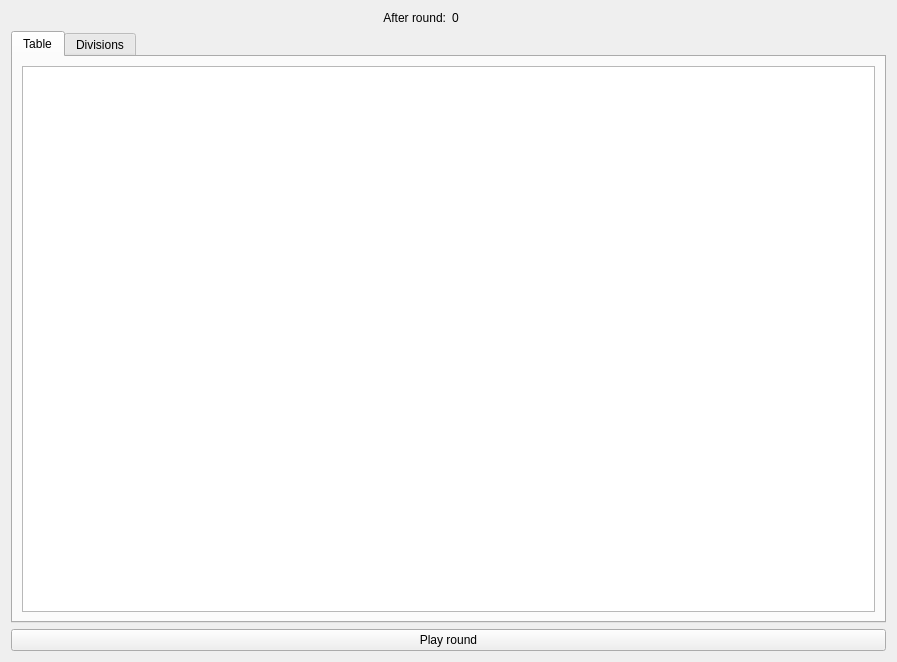
<?xml version="1.0" encoding="UTF-8"?>
<ui version="4.0">
 <class>TwoConferenceFourDivisionLeague</class>
 <widget class="QWidget" name="TwoConferenceFourDivisionLeague">
  <property name="geometry">
   <rect>
    <x>0</x>
    <y>0</y>
    <width>897</width>
    <height>554</height>
   </rect>
  </property>
  <property name="windowTitle">
   <string>2 Conference-4 Division League</string>
  </property>
  <layout class="QGridLayout" name="gridLayout">
   <item row="0" column="0">
    <widget class="QLabel" name="label">
     <property name="text">
      <string>After round:</string>
     </property>
     <property name="alignment">
      <set>Qt::AlignRight|Qt::AlignTrailing|Qt::AlignVCenter</set>
     </property>
    </widget>
   </item>
   <item row="0" column="1">
    <widget class="QLabel" name="roundLabel">
     <property name="text">
      <string>0</string>
     </property>
    </widget>
   </item>
   <item row="1" column="0" colspan="2">
    <widget class="QTabWidget" name="tabWidget_2">
     <property name="enabled">
      <bool>true</bool>
     </property>
     <property name="currentIndex">
      <number>0</number>
     </property>
     <widget class="QWidget" name="leagueTableTab">
      <attribute name="title">
       <string>Table</string>
      </attribute>
      <layout class="QGridLayout" name="gridLayout_9">
       <item row="1" column="0" colspan="2">
        <widget class="QTableView" name="leagueTable"/>
       </item>
      </layout>
     </widget>
     <widget class="QWidget" name="divisionsTab">
      <attribute name="title">
       <string>Divisions</string>
      </attribute>
      <layout class="QVBoxLayout" name="verticalLayout_6">
       <item>
        <widget class="QGroupBox" name="conference1Group">
         <property name="title">
          <string>Conference 1</string>
         </property>
         <layout class="QVBoxLayout" name="verticalLayout_3">
          <item>
           <widget class="QGroupBox" name="division1Group">
            <property name="title">
             <string>Division 1</string>
            </property>
            <layout class="QGridLayout" name="gridLayout_5">
             <item row="0" column="0">
              <widget class="QTableView" name="division1Table"/>
             </item>
            </layout>
           </widget>
          </item>
          <item>
           <widget class="QGroupBox" name="division2Group">
            <property name="title">
             <string>Division 2</string>
            </property>
            <layout class="QGridLayout" name="gridLayout_4">
             <item row="0" column="0">
              <widget class="QTableView" name="division2Table"/>
             </item>
            </layout>
           </widget>
          </item>
         </layout>
        </widget>
       </item>
       <item>
        <widget class="QGroupBox" name="conference2Group">
         <property name="title">
          <string>Conference 2</string>
         </property>
         <layout class="QVBoxLayout" name="verticalLayout_4">
          <item>
           <widget class="QGroupBox" name="division3Group">
            <property name="title">
             <string>Division 3</string>
            </property>
            <layout class="QGridLayout" name="gridLayout_2">
             <item row="0" column="0">
              <widget class="QTableView" name="division3Table"/>
             </item>
            </layout>
           </widget>
          </item>
          <item>
           <widget class="QGroupBox" name="division4Group">
            <property name="title">
             <string>Division 4</string>
            </property>
            <layout class="QGridLayout" name="gridLayout_3">
             <item row="0" column="0">
              <widget class="QTableView" name="division4Table"/>
             </item>
            </layout>
           </widget>
          </item>
         </layout>
        </widget>
       </item>
      </layout>
     </widget>
    </widget>
   </item>
   <item row="2" column="0" colspan="2">
    <widget class="QPushButton" name="leaguePlayButton">
     <property name="text">
      <string>Play round</string>
     </property>
    </widget>
   </item>
  </layout>
 </widget>
 <resources/>
 <connections/>
</ui>
